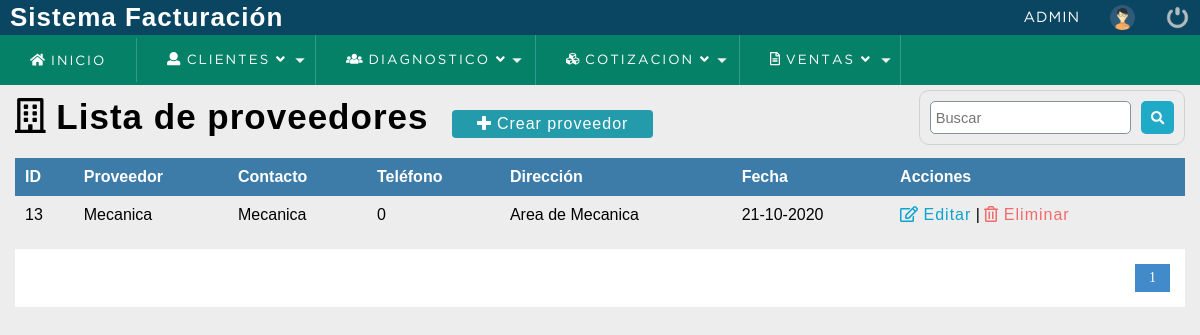
/sistema/lista_proveedor.php (signed in), run on the app's committed database.
### tables this page shows
CREATE TABLE `proveedor` (
  `codproveedor` int(11) NOT NULL,
  `proveedor` varchar(100) DEFAULT NULL,
  `contacto` varchar(100) DEFAULT NULL,
  `telefono` bigint(20) DEFAULT NULL,
  `direccion` text DEFAULT NULL,
  `date_add` datetime NOT NULL DEFAULT current_timestamp(),
  `usuario_id` int(11) NOT NULL,
  `estatus` int(11) NOT NULL DEFAULT 1
);

### sistema/lista_proveedor.php (the view, shortened to what this page needs)
<?php
	include "../conexion.php";
 ?>
<!DOCTYPE html>
<html lang="es">
<head>
	<?php include "includes/scripts.php"; ?>
</head>
<body>
	<?php include "includes/header.php"; ?>
	<section id="container">
		<h1><i class="far fa-building"></i> Lista de proveedores</h1>
		<a href="registro_proveedor.php" class="btn_new"><i class="fas fa-plus"></i> Crear proveedor</a>
		<form action="buscar_proveedor.php" method="get" class="form_search">
			<input type="text" name="busqueda" id="busqueda" placeholder="Buscar">
			<button type="submit" class="btn_search"><i class="fas fa-search"></i></button>
		</form>
	<div class="containerTable">
		<table>
			<tr>
				<th>ID</th>
				<th>Proveedor</th>
				<th>Contacto</th>
				<th>Teléfono</th>
				<th>Dirección</th>
				<th>Fecha</th>
				<th>Acciones</th>
			</tr>
		<?php
			$sql_registe = mysqli_query($conection,"SELECT COUNT(*) as total_registro FROM proveedor WHERE estatus = 1 ");
			$result_register = mysqli_fetch_array($sql_registe);
			$total_registro = $result_register['total_registro'];
			$por_pagina = 50;
			if(empty($_GET['pagina']))
			{
				$pagina = 1;
			}else{
				$pagina = $_GET['pagina'];
			}
			$desde = ($pagina-1) * $por_pagina;
			$total_paginas = ceil($total_registro / $por_pagina);
			$query = mysqli_query($conection,"SELECT * FROM proveedor
											  WHERE estatus = 1 ORDER BY codproveedor ASC LIMIT $desde,$por_pagina
				");
			$result = mysqli_num_rows($query);
			if($result > 0){
				while ($data = mysqli_fetch_array($query)) {
					$formato = 'Y-m-d H:i:s';
					$fecha = DateTime::createFromFormat($formato,$data["date_add"]);
			?>
				<tr>
					<td><?php echo $data["codproveedor"]; ?></td>
					<td><?php echo $data["proveedor"]; ?></td>
					<td><?php echo $data["contacto"]; ?></td>
					<td><?php echo $data["telefono"]; ?></td>
					<td><?php echo $data["direccion"]; ?></td>
					<td><?php echo $fecha->format('d-m-Y'); ?></td>
					<td>
						<a class="link_edit" href="editar_proveedor.php?id=<?php echo $data["codproveedor"]; ?>"><i class="far fa-edit"></i> Editar</a>
						|
						<a class="link_delete" href="eliminar_confirmar_proveedor.php?id=<?php echo $data["codproveedor"]; ?>"><i class="far fa-trash-alt"></i> Eliminar</a>
					</td>
				</tr>
		<?php
				}
			}
		 ?>
		</table>
	</div>
		<div class="paginador">
			<ul>
			<?php
				for ($i=1; $i <= $total_paginas; $i++) {
					if($i == $pagina)
					{
						echo '<li class="pageSelected">'.$i.'</li>';
					}else{
						echo '<li><a href="?pagina='.$i.'">'.$i.'</a></li>';
					}
				}
			 ?>
			</ul>
		</div>
	</section>
</body>
</html>

### sistema/css/style.css (style rules this page uses)
* { margin: 0; padding: 0; box-sizing: border-box; }
body { background: #ededed; }
h1, h2, h3, h4, h5, h6 { font-family: 'arial'; font-weight: bold; letter-spacing: 1px; }
h1 { font-size: 26px; }
a { text-decoration: none; font-family: arial; letter-spacing: 1px; }
#container { padding: 90px 15px 15px; }
form { background: #FFF; margin: auto; padding: 20px 50px; border: 1px solid #d1d1d1; }
input,select { display: block; width: 100%; font-size: 11pt; padding: 5px; border: 1px solid #85929e; border-radius: 5px; }
#container h1 { font-size: 35px; display: inline-block; }
.btn_new { display: inline-block; background: #239baa; color: #FFF; padding: 5px 25px; border-radius: 4px; margin: 20px; }
table { border-collapse: collapse; font-size: 12pt; font-family: 'arial'; width: 100%; }
table th { text-align: left; padding: 10px; background: #3d7ba8; color: #FFF; }
table tr:nth-child(odd) { background: #FFF; }
table td { padding: 10px; }
.link_edit { color: #0ca4ce; }
.link_delete { color: #f26b6b; }
.paginador ul { padding: 15px; list-style: none; background: #FFF; margin-top: 15px; display: -webkit-flex; display: -moz-flex; display: -ms-flex; display: -o-flex; display: flex; justify-content: flex-end; }
.paginador a, .pageSelected { color: #428bca; border: 1px solid #ddd; padding: 5px; display: inline-block; font-size: 14px; text-align: center; width: 35px; }
.pageSelected { color: #FFF; background: #428bca; border: 1px solid #428bca; }
.form_search { display: -webkit-flex; display: -moz-flex; display: -ms-flex; display: -o-flex; display: flex; float: right; background: initial; padding: 10px; border-radius: 10px; }
.form_search .btn_search { background: #1faac8; color: #FFF; padding: 10px; border: 0; cursor: pointer; margin-left: 10px; display: -webkit-flex; display: -moz-flex; display: -ms-flex; display: -o-flex; display: flex; border-radius: 5px; }

### data on the page
proveedor: codproveedor "13", proveedor "Mecanica", contacto "Mecanica", telefono "0", direccion "Area de Mecanica", date_add "21-10-2020"

### other printed values
$_SESSION['user'] "ADMIN"
